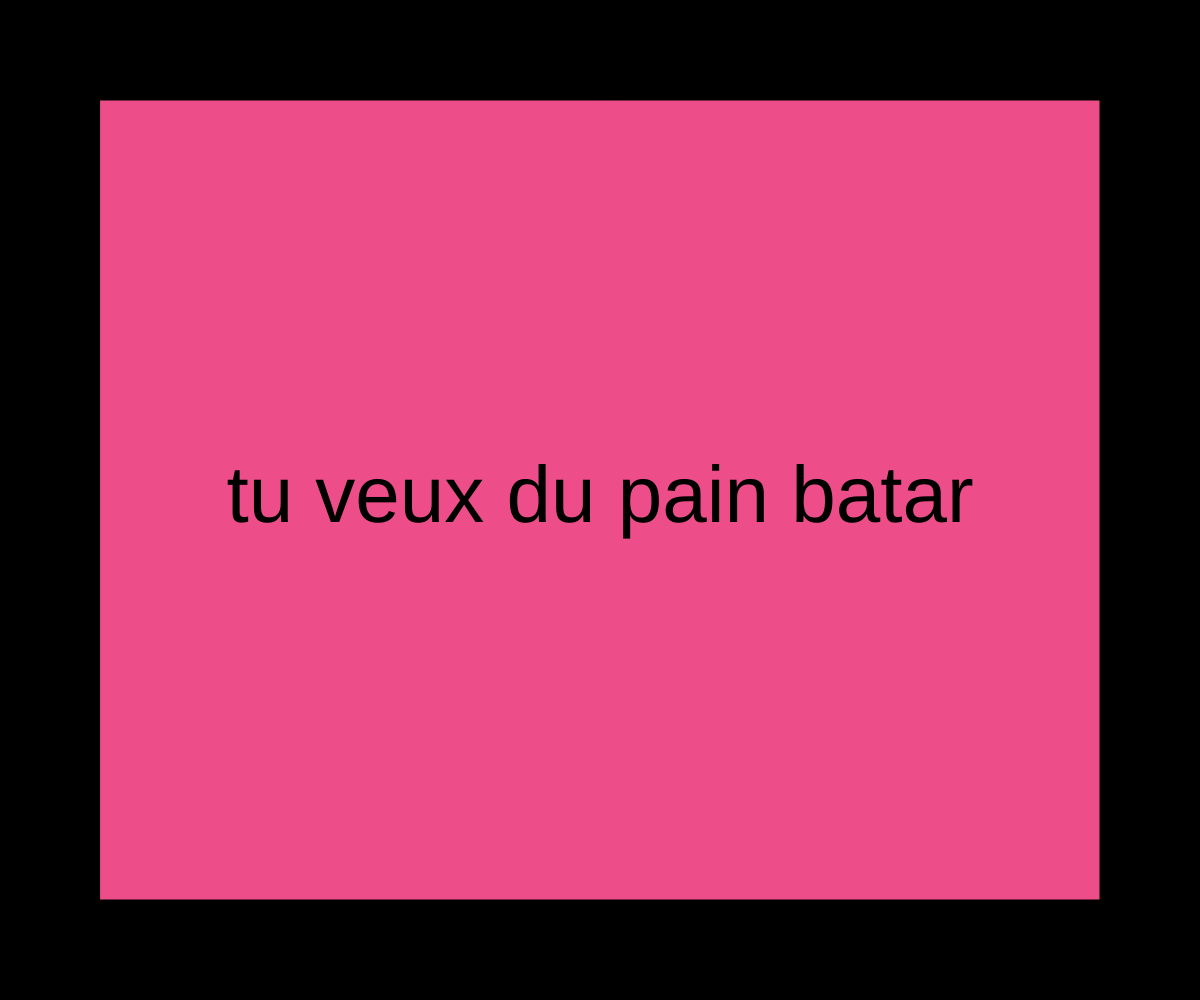
Frame 1 (no input)
Frame 60 (no input): identical to frame 1, image omitted
Frame 120 (the mouse pressed at the canvas centre since frame 60): identical to frame 1, image omitted

The p5.js sketch that drew this single still picture (run headless with seeded random() and noise() and a simulated clock; from frame 60 on, the mouse is pressed at the canvas centre):

// p5.js sketch
// ── sketch.js
function setup() {
  // put setup code here
    createCanvas (windowWidth, windowHeight); //faire canvas de la taille de la fenêtre
    background (0);
}

function draw() {
  // put drawing code here //toujours coder dans function draw apde 221021
    background(0)
    
    fill (237, 78, 137)
    
    rect (100, 100, width - 2*100, height - 2*100);
    
    fill (0);
    textAlign (CENTER, CENTER);
    textSize (80);
    text ("tu veux du pain batar", width/2, height/2);
}

function windowResized(){
    resizeCanvas (WindowWidth, WindowHeight); 
}
